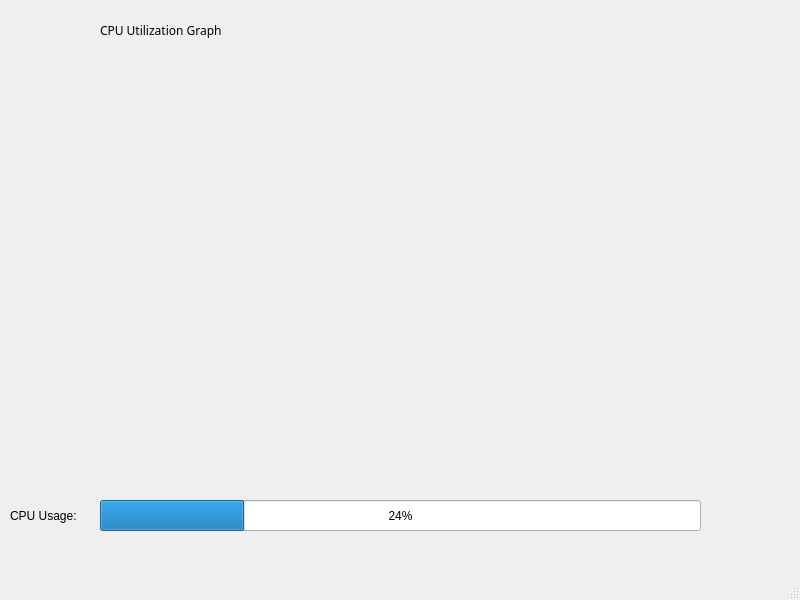
<?xml version="1.0" encoding="UTF-8"?>
<ui version="4.0">
 <class>MainWindow</class>
 <widget class="QMainWindow" name="MainWindow">
  <property name="geometry">
   <rect>
    <x>0</x>
    <y>0</y>
    <width>800</width>
    <height>600</height>
   </rect>
  </property>
  <property name="windowTitle">
   <string>CPU Utilization</string>
  </property>
  <widget class="QWidget" name="centralwidget">
   <widget class="QProgressBar" name="progressBar">
    <property name="geometry">
     <rect>
      <x>100</x>
      <y>500</y>
      <width>601</width>
      <height>31</height>
     </rect>
    </property>
    <property name="value">
     <number>24</number>
    </property>
   </widget>
   <widget class="QLabel" name="label">
    <property name="geometry">
     <rect>
      <x>10</x>
      <y>500</y>
      <width>111</width>
      <height>31</height>
     </rect>
    </property>
    <property name="text">
     <string>CPU Usage:</string>
    </property>
   </widget>
   <widget class="QWidget" name="widget" native="true">
    <property name="geometry">
     <rect>
      <x>100</x>
      <y>60</y>
      <width>591</width>
      <height>421</height>
     </rect>
    </property>
   </widget>
   <widget class="QLabel" name="label_2">
    <property name="geometry">
     <rect>
      <x>100</x>
      <y>10</y>
      <width>491</width>
      <height>41</height>
     </rect>
    </property>
    <property name="font">
     <font>
      <family>OpenSymbol</family>
     </font>
    </property>
    <property name="text">
     <string>CPU Utilization Graph</string>
    </property>
   </widget>
  </widget>
  <widget class="QMenuBar" name="menubar">
   <property name="geometry">
    <rect>
     <x>0</x>
     <y>0</y>
     <width>800</width>
     <height>25</height>
    </rect>
   </property>
  </widget>
  <widget class="QStatusBar" name="statusbar"/>
 </widget>
 <resources/>
 <connections/>
</ui>
